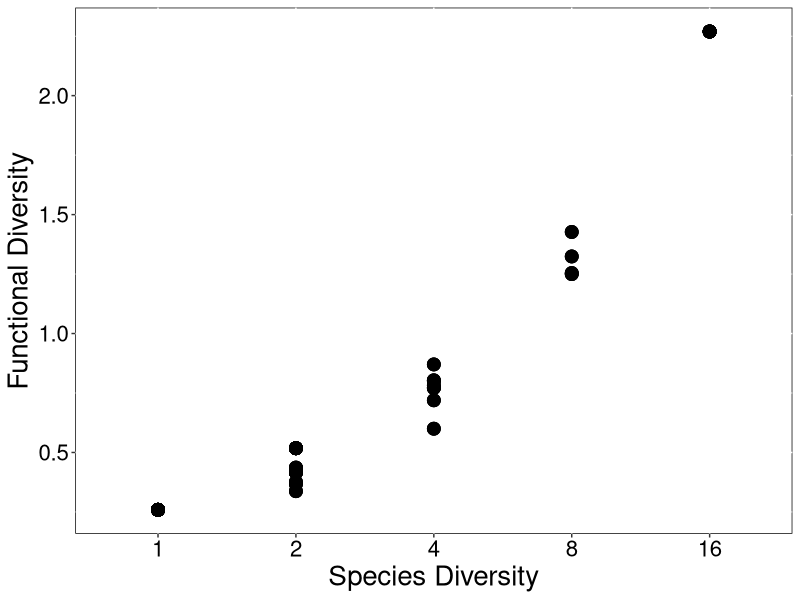
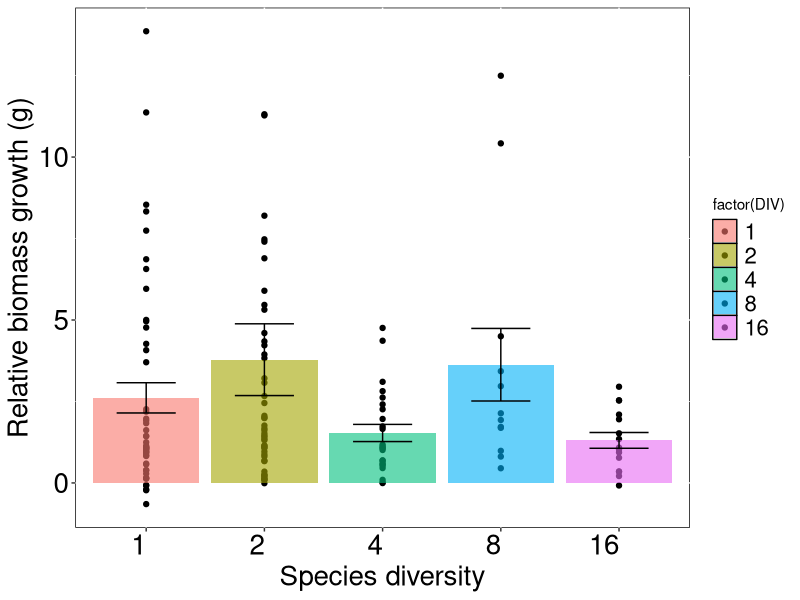
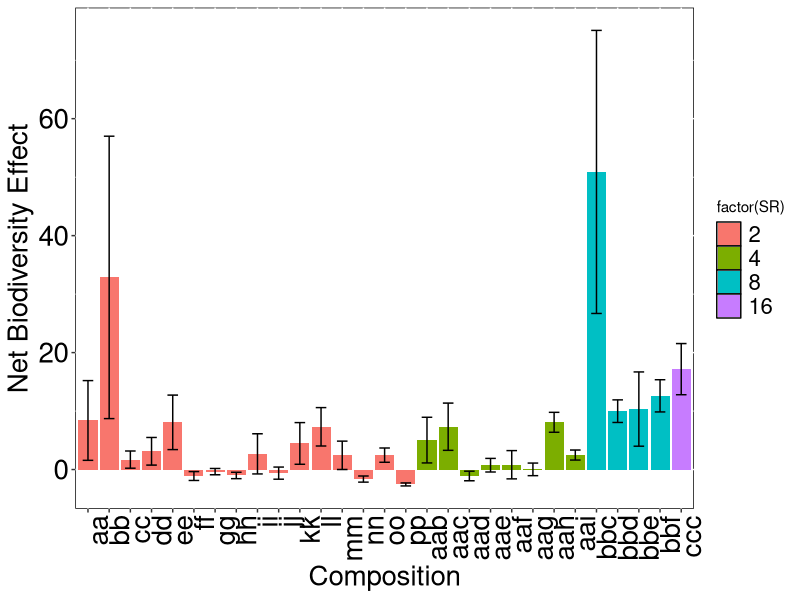
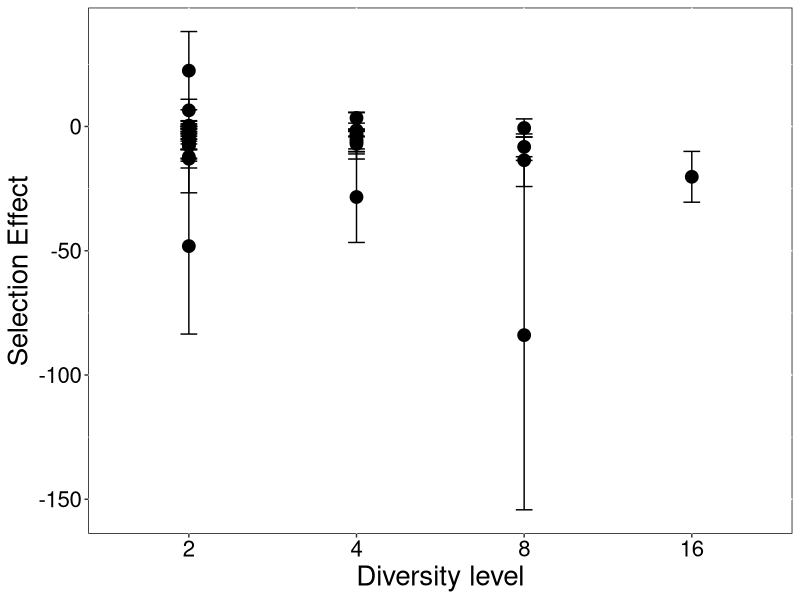
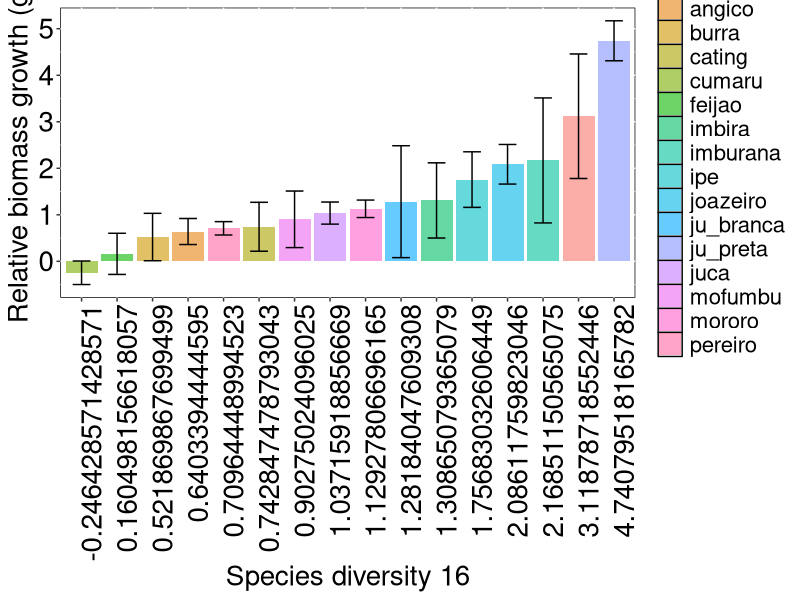

Write the R code that produced these figures, in order.
  library(dplyr)
  library(ggplot2)
  
  biom <- read.csv("data/BDcrescimento_por_plot.csv")
  biom <- arrange(biom, plot)
  
  no <-read.csv("no_geange.csv")
  no <- arrange(no, PLOT)
  no$PLOT <- as.factor(no$PLOT)
  
  fd <- read.csv("FD.csv")
  fd <- arrange(fd, plot)
  fd$plot <- as.factor(fd$plot)
  
  biom$plot == no$PLOT
  no$PLOT == fd$plot
  
  oy <- read.csv("overyield_Ben.csv")
  oy <- arrange(oy, plot)
  oy$plot <- as.factor(oy$plot)
  
  chp <- cbind(no, biom[,-c(1,2)], fd[,-3])
  summary(chp)
  chp <- as.data.frame(chp)

#
f<- fd %>% filter( SR != "1")
n<- no %>% filter( DIV != "1")
chp2 <- cbind(f, n[,-c(1,2)], oy[,-1])

#Como a diversidade funcional cresce com a diversidade
f <- summarise(group_by(fd, SR, plot),
                   fd=mean(PD, na.rm=T))
f$SR<-as.factor(f$SR)
f$plot<-as.factor(f$plot)
ggplot(f, aes(y=fd, x=SR, fill=factor(plot)))+
  geom_point(size=4,show.legend = FALSE)+
  #geom_smooth(method="auto")+
  xlab("Species Diversity")+
  ylab("Functional Diversity")+
  theme(axis.text.x = element_text(size=16, colour="black"),
        axis.title = element_text(size=20),
        axis.text.y = element_text(size=16,colour="black"),
        panel.background = element_rect(fill='white', colour='black'))


# Plot de crescimento de biomassa por diversidade. 
library(dplyr)
sdErr <- function(x) sqrt(var(x,na.rm=TRUE)/length(na.omit(x)))

bioma <- summarise(group_by(chp, DIV),
                   bioms=mean(cresc.biomassa, na.rm=T),
                   bstdr=sd(cresc.biomassa),
                   er=sdErr(cresc.biomassa))

bioma$DIV <- as.factor(bioma$DIV)

point <- select(chp, DIV, cresc.biomassa)
point$DIV <- as.factor(point$DIV)
 
chp$DIV <- as.factor(chp$DIV)
chp<- filter(chp, PLOT != "73")

ggplot(bioma, aes(y=bioms, x= DIV, fill=factor(DIV)))+
  theme(axis.text.x = element_text( hjust = 1, size=20),
        axis.text.y=element_text(size=20), 
        axis.title=element_text(size=20), 
        panel.background = element_rect(fill='white', colour='black'), 
        axis.text=element_text(colour="black"),
        legend.text=element_text(size=16))+
  geom_point(data=chp, aes(y=cresc.biomassa, x=DIV))+
  geom_bar(stat="identity",position="dodge", alpha = 0.6)+
  ylab("Relative biomass growth (g)")  +  xlab("Species diversity")+ 
  geom_errorbar(aes(ymin=bioms - er, ymax= bioms+ er), width=.5,
                position=position_dodge(.5))
   


# Plot de NBE por diversidade por composição
biomax <- summarise(group_by(chp2, SR, COMP),
                    nbe=mean(NBE, na.rm=T),
                    nbesd=sdErr(NBE))
                    
ggplot(biomax,aes(y=nbe, x= reorder(COMP, SR), fill=factor(SR)))+
  theme(axis.text.x = element_text( hjust = 1, size=20, angle=90),
        axis.text.y=element_text(size=20), 
        axis.title=element_text(size=20), 
        panel.background = element_rect(fill='white', colour='black'), 
        axis.text=element_text(colour="black"),
        legend.text=element_text(size=16))+
  geom_bar(stat="identity",position="dodge")+
  ylab("Net Biodiversity Effect")  +  xlab("Composition")+ 
  geom_errorbar(aes(ymin=nbe - nbesd, ymax= nbe+ nbesd), width=.5,
                position=position_dodge(.5))


# NBE por diversidade
bioma2 <- summarise(group_by(chp2, SR, COMP),
                   nbe=mean(NBE),
                   nbesd=sd(NBE),
                   se=mean(SE),
                   sesd=sdErr(SE),
                   ce=mean(CE),
                   cesd=sdErr(CE))

bioma2$SR <- as.factor(bioma2$SR)
ggplot(bioma2, aes(y=se, x=SR, fill=factor(COMP)))+
  geom_point(size=4,show.legend = FALSE)+
  #geom_smooth(method="auto")+
  xlab("Diversity level")+
  ylab("Selection Effect")+
    theme(axis.text.x = element_text(size=16, colour="black"),
        axis.title = element_text(size=20),
        axis.text.y = element_text(size=16,colour="black"),
        panel.background = element_rect(fill='white', colour='black'))+
  geom_errorbar(aes(ymin=se - sesd, ymax= se+ sesd), width=.1)


#Qual espécie tem a maior produção de biomassa?
s<- read.csv("data/BDcrescimento_por_sp_por_plot.csv")
smo<- filter(s, div=="1")
s$div <- as.factor(s$div)

spbiom<- summarise(group_by(s, especie, div),
                   cb=mean(cresc.biomassa, na.rm=T),
                   scb=sdErr(cresc.biomassa))
smo<- filter(spbiom, div=="4")

ggplot(smo, aes(y=cb, x= reorder(cb,especie), fill=factor(especie)))+
    theme(axis.text.x = element_text( hjust = 1, size=20, angle=90),
          axis.text.y=element_text(size=20), 
          axis.title=element_text(size=20), 
          panel.background = element_rect(fill='white', colour='black'), 
          axis.text=element_text(colour="black"),
          legend.text=element_text(size=16))+
      geom_bar(stat="identity",position="dodge", alpha = 0.6)+
  ylab("Relative biomass growth (g)")  +  xlab("Species diversity 16")+ 
  geom_errorbar(aes(ymin=cb - scb, ymax= cb+ scb), width=.5,
                position=position_dodge(.5))

geom_point(data=chp, aes(y=cresc.biomassa, x=DIV))

